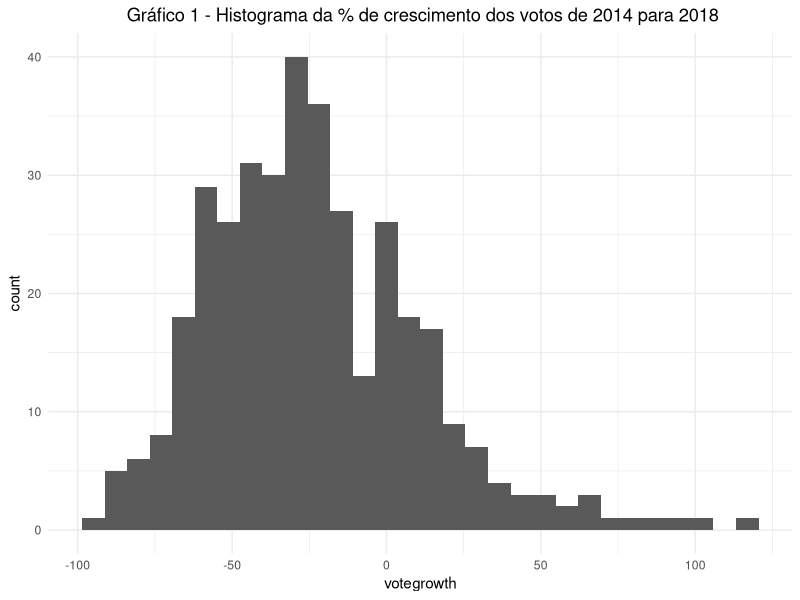
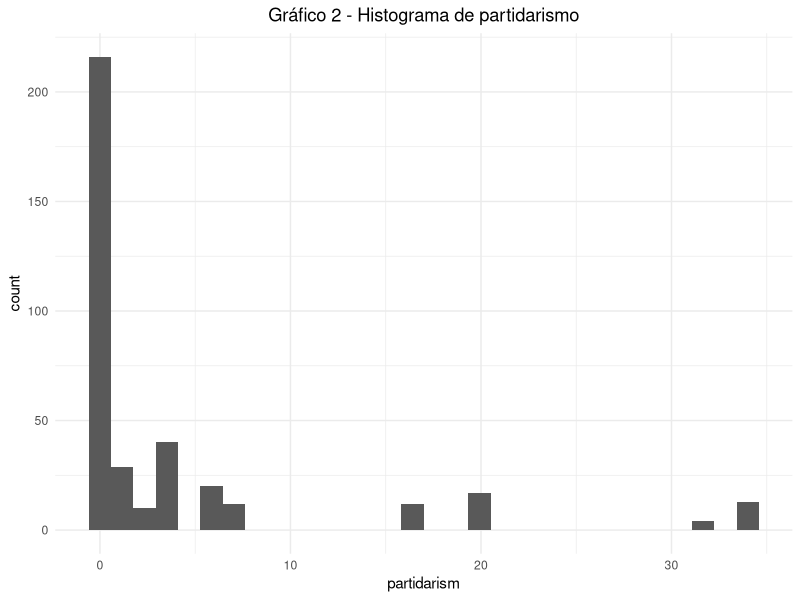
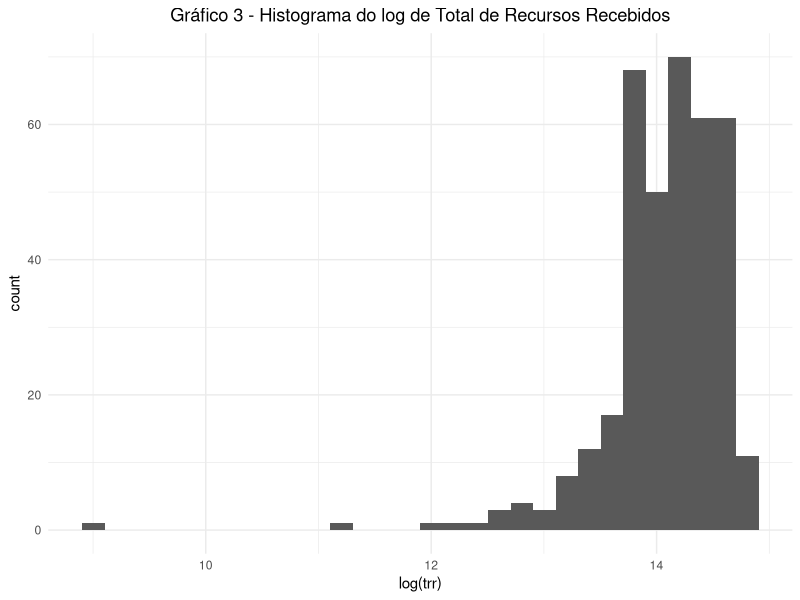
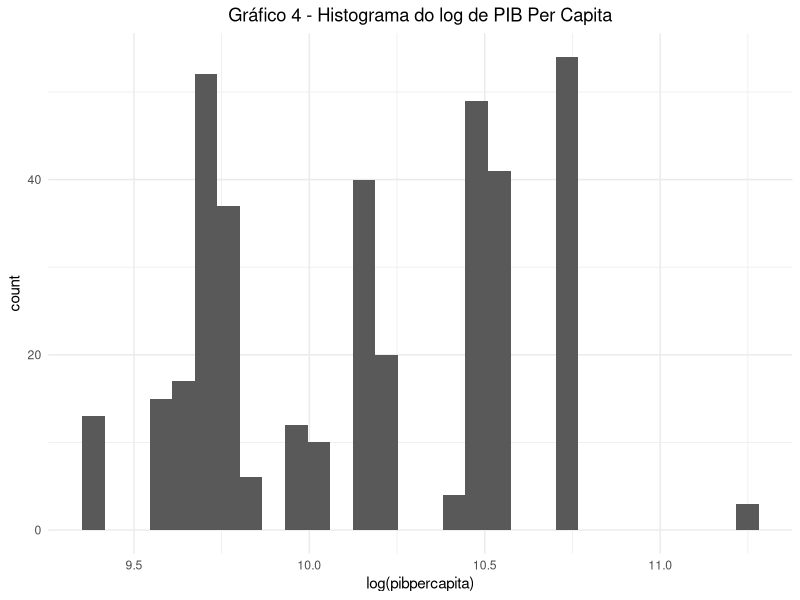
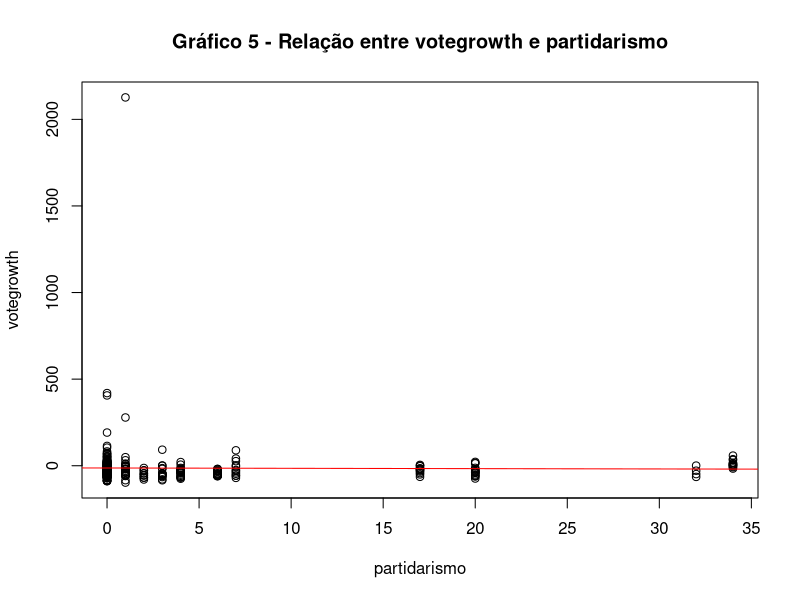
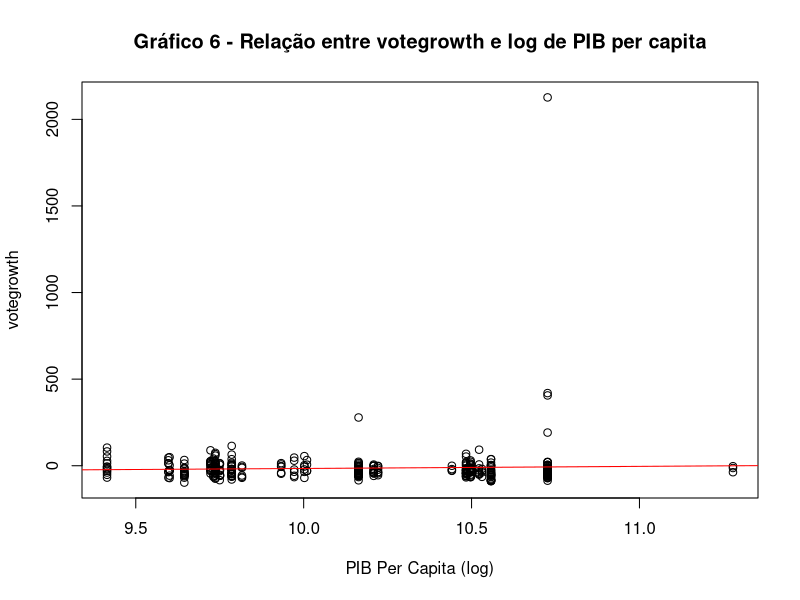
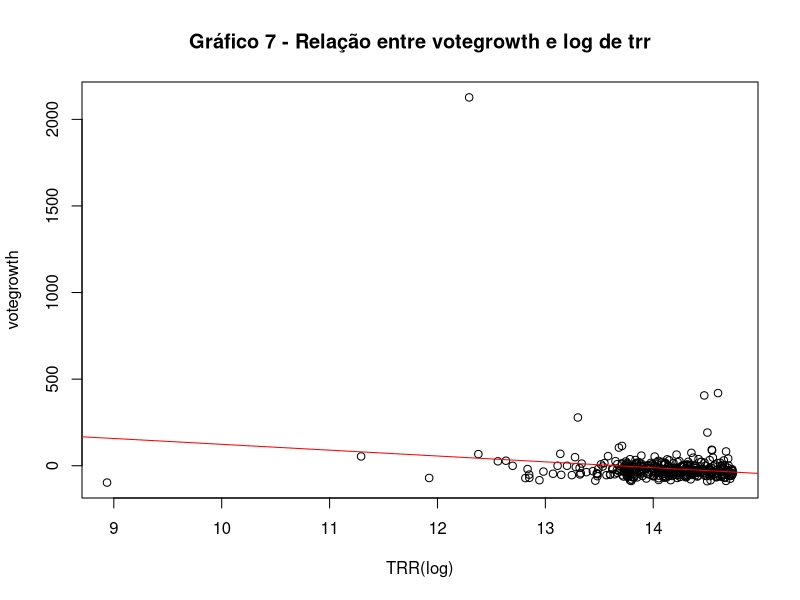
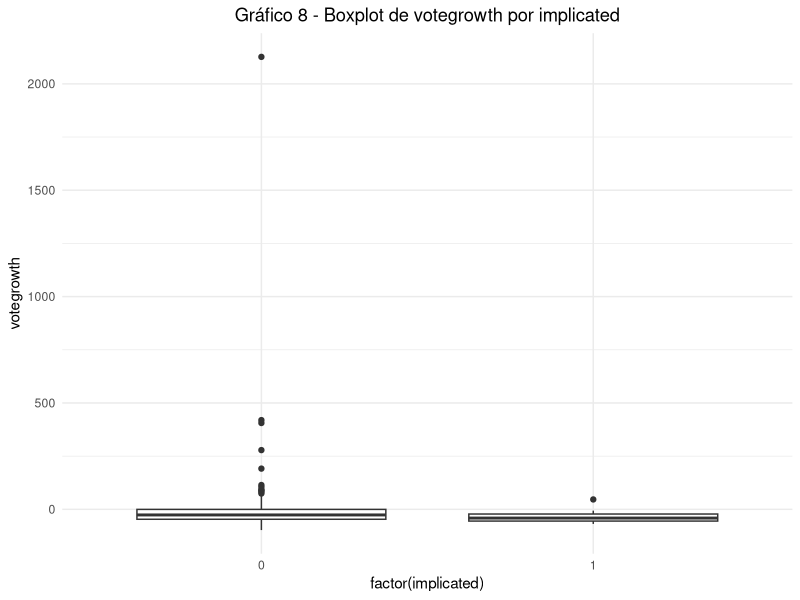

These charts were generated, in order, by the following R code:
#####################################
## Trabalho Final de Análise de Dados
## Natália Coêlho de Souza Oliveira
## Data: 
#####################################


# Abrindo pacotes
if(require(magrittr) == F) install.packages('magrittr'); require(magrittr)
if(require(rio) == F) install.packages('rio'); require(rio)
if(require(fields) == F) install.packages('fields'); require(fields)
if(require(car) == F) install.packages('car'); require(car)
if(require(MASS) == F) install.packages('MASS'); require(MASS)
if(require(ggplot2) == F) install.packages('ggplot2'); require(ggplot2)
if(require(readxl) == F) install.packages('readxl'); require(readxl)
if(require(psych) == F) install.packages('psych'); require(psych)
if(require(sandwich) == F) install.packages('sandwich'); require(sandwich)
if(require(lmtest) == F) install.packages('lmtest'); require(lmtest)
if(require(tidyverse) == F) install.packages('tidyverse'); require(tidyverse)



# Definindo o diretório 
setwd("C:/Users/NATHALIA/Documents/CP-Mestrado/Análise de Dados - Davi Moreira/Trabalho Final")

# Abrindo base de dados
ncoelho <- read_xlsx("natalia-coelho-ad-ufpe-2019.xlsx")


# Análise descritiva das variáveis
describe(ncoelho[c("votegrowth","implicated",
              "partidarism","trr", "pibpercapita")])

## Análise gráficas das variáveis

# Histograma de votegrowth
ggplot(data = ncoelho[ncoelho$votegrowth < 150,], aes(votegrowth)) +
  geom_histogram()+
  labs(title = " Gráfico 1 - Histograma da % de crescimento dos votos de 2014 para 2018")+
  theme_minimal()+
  theme(plot.title = element_text(hjust = 0.5))
summary(ncoelho$votegrowth)


# Histograma de partidarism
ggplot(data = ncoelho, aes(partidarism)) +
  geom_histogram()+
  labs(title = "Gráfico 2 - Histograma de partidarismo")+
  theme_minimal()+
  theme(plot.title = element_text(hjust = 0.5))


# Histograma de Total de Recurso Recebidos pelos candidatos
ggplot(data = ncoelho, aes(log(trr))) +
  geom_histogram()+
  labs(title = "Gráfico 3 - Histograma do log de Total de Recursos Recebidos")+
  theme_minimal()+
  theme(plot.title = element_text(hjust = 0.5))


# Histograma de PIB per capita
ggplot(data = ncoelho, aes(log(pibpercapita))) +
  geom_histogram()+
  labs(title = "Gráfico 4 - Histograma do log de PIB Per Capita")+
  theme_minimal()+
  theme(plot.title = element_text(hjust = 0.5))


# Visualizando relação entre as variáveis

# votegrowth e partidarismo
plot(ncoelho$votegrowth ~ ncoelho$partidarism,
     main = 'Gráfico 5 - Relação entre votegrowth e partidarismo',
     ylab = 'votegrowth',
     xlab = "partidarismo")
abline(lm(ncoelho$votegrowth ~ ncoelho$partidarism),
       col = 'red')

# votegrowth e PIB per Capita
# transformando o PIB em log no df
ncoelho$logpibpercapita <- log(ncoelho$pibpercapita)
#gráfico
plot(ncoelho$votegrowth ~ ncoelho$logpibpercapita,
     main = 'Gráfico 6 - Relação entre votegrowth e log de PIB per capita',
     ylab = 'votegrowth',
     xlab = "PIB Per Capita (log)")
abline(lm(ncoelho$votegrowth ~ ncoelho$logpibpercapita),
       col = 'red')

# votegrowth e Total de Recursos Recebidos
# transformando o trr em log no df
ncoelho$logtrr <- log(ncoelho$trr)
#gráfico
plot(ncoelho$votegrowth ~ ncoelho$logtrr,
     main = 'Gráfico 7 - Relação entre votegrowth e log de trr',
     ylab = 'votegrowth',
     xlab = "TRR(log)")
abline(lm(ncoelho$votegrowth ~ ncoelho$logtrr),
       col = 'red')


# Boxplote de votegrowth por implicated
ggplot(data = ncoelho, aes(x= factor(implicated), y= votegrowth)) +
  geom_boxplot()+
  labs(title = "Gráfico 8 - Boxplot de votegrowth por implicated")+
  theme_minimal()+
  theme(plot.title = element_text(hjust = 0.5))


# Histograma de frequência dos partidos
t_part <- table(ncoelho$party)
t_part <- data.frame(t_part)
ggplot(data = t_part, aes(y= Freq, x= Var1)) +
  geom_col() +
  coord_flip() +
  labs(title = "Gráfico 9 - Frequência de Partidos")


# modelo de regressão linear
reg <- lm (votegrowth ~ partidarism + factor(implicated)*partidarism + factor(implicated) + log(pibpercapita) + log(trr) + factor(macror), data = ncoelho)

# resumo do modelo
summary(reg)

# resumo do modelo
plot(reg)

# Utilizando estimador de erros-padrão de White-Huber para corrigir heterocedasticidade
coeftest(reg, vcov = vcovHC(reg, type="HC1"))

# Intervalo de confiança dos betas
confint(reg)

## Checando pressupostos do modelo
# Multicolinearidade
vif(reg)

# Normalidade dos resíduos
hist(residuals(reg),
     main = " Gráfico 10 de Histograma dos Residuos do Modelo 1")

# Heterocedasticidade
ggplot(data = ncoelho, aes(x = fitted(reg), y=residuals(reg))) +
  geom_point() + 
  labs(title="Gráfico 11 - Heteroscedasticidade do Modelo 1", x ="fitted (reg)", y = "residuals(reg)") +
  geom_hline (yintercept = 0, linetype = "dashed", color = "blue") +
  theme_minimal()

## Reestimando modelos sem outliers
# Extraíndo hat values do modelo
hv <- hatvalues(reg)

# Modelo 2 - sem outliers
reg2 <- lm (votegrowth ~ partidarism + factor(implicated)*partidarism + factor(implicated) + log(pibpercapita) + log(trr) + factor(macror), data = ncoelho[hv<4*mean(hv),])

# Resumo do modelo 2
summary(reg2)

## Checando pressupostos do modelo 2
# Multicolinearidade
vif(reg2)

# Normalidade dos resíduos do modelo 2
hist(residuals(reg),
     main = " Gráfico 12 de Histograma dos Residuos do Modelo 2")

# Heterocedasticidade do modelo 2
plot(reg2)


# Tabela do efeito marginal dos modelos 
# Efeito Marginal de partidarism quando implicated = 0 e implicated = 1
me.partidarism <- c ((-0.3491), (-1.1375) + (-0.3491), (-0.4713), (-21.0663) + (-0.4713))
# Erro padrão quando implicated = 0 e implicated = 1 
se <- c(0.7802, 5.1022, 0.7843, 63.5062)
# Criando data frame com os Efeitos Marginais de renda e dos erros padrões 
tabela.em <- data.frame(me.partidarism, se)
head(tabela.em)
